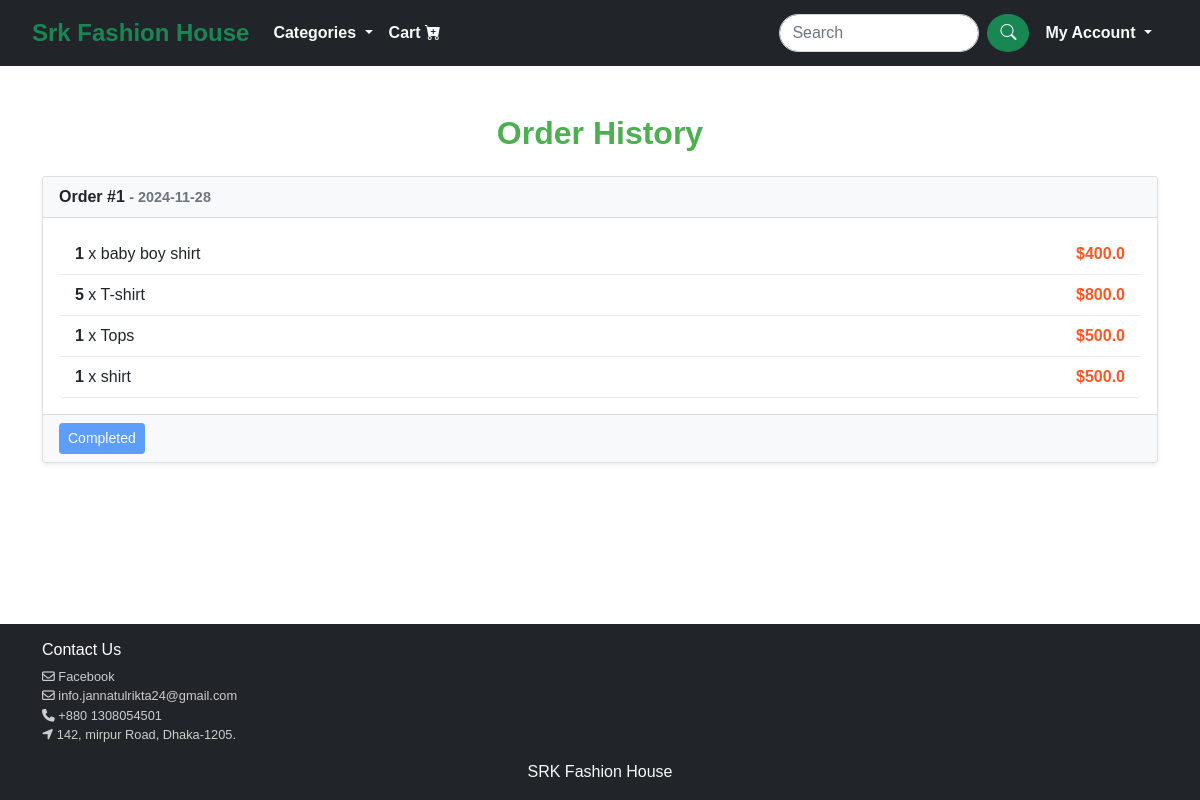
The page /products/order-history/ (signed in) on the database its author committed.
### products/models.py (models this page shows, shortened)
class Order(models.Model):
    user = models.ForeignKey(User, on_delete=models.CASCADE)
    created_at = models.DateTimeField(auto_now_add=True)

class OrderItem(models.Model):
    order = models.ForeignKey(Order, on_delete=models.CASCADE, related_name='items')
    product = models.ForeignKey(Product, on_delete=models.CASCADE)
    quantity = models.PositiveIntegerField()

class Product(models.Model):
    name = models.CharField(max_length=100)
    price = models.FloatField()
    image = models.ImageField(upload_to='products', null=True, blank=True)
    description = models.TextField()
    CATEGORY_CHOICES = [
        ('men', 'Men'),
        ('women', 'Women'),
        ('children', 'Children'),
    ]
    category = models.CharField(
        max_length=100,
        choices=CATEGORY_CHOICES,
        default='women',
    )

### products/views.py (the view)
# urls.py: path('order-history/', views.order_history, name='order_history'),
def order_history(request):
    orders = Order.objects.filter(user=request.user).order_by('-created_at')
    return render(request, 'order_history.html', {'orders': orders})

### templates/order_history.html
{% extends 'base.html' %}
{% block content %}
<div class="container mt-5">
    <h2 class="text-center mb-4" style="font-weight: bold; color: #4CAF50;">Order History</h2>
    {% if orders %}
    {% for order in orders %}
    <div class="card mb-4 shadow-sm">
        <div class="card-header" style="background-color: #f8f9fa; font-weight: bold;">
            Order #{{ order.id }}
            <span class="text-muted" style="font-size: 0.9em;">- {{ order.created_at|date:"Y-m-d" }}</span>
        </div>
        <div class="card-body">
            <ul class="list-group">
                {% for item in order.items.all %}
                <li class="list-group-item d-flex justify-content-between align-items-center"
                    style="border: none; border-bottom: 1px solid #e9ecef;">
                    <span>
                        <strong>{{ item.quantity }}</strong> x {{ item.product.name }}
                    </span>
                    <span style="font-weight: bold; color: #ff5722;">
                        ${{ item.product.price }}
                    </span>
                </li>
                {% endfor %}
            </ul>
        </div>
        <div class="card-footer text-right" style="background-color: #f8f9fa;">
            <button class="btn btn-sm btn-primary" disabled style="cursor: not-allowed;">Completed</button>
        </div>
    </div>
    {% endfor %}
    {% else %}
    <div class="alert alert-info text-center mt-4">
        You have no orders yet. Start shopping now!
    </div>
    {% endif %}
</div>
{% endblock %}

### static/css/style.css (style rules this page uses)
body { min-height: 100vh; font-family: 'Lucida Sans', 'Lucida Sans Regular', 'Lucida Grande', 'Lucida Sans Unicode', Geneva, Verdana, sans-serif; }

### rows shown on the page
Order: id "1", created_at "2024-11-28"
OrderItem: quantity "1", product.name "baby boy shirt", product.price "400.0"
OrderItem: quantity "5", product.name "T-shirt", product.price "800.0"
OrderItem: quantity "1", product.name "Tops", product.price "500.0"
OrderItem: quantity "1", product.name "shirt", product.price "500.0"
